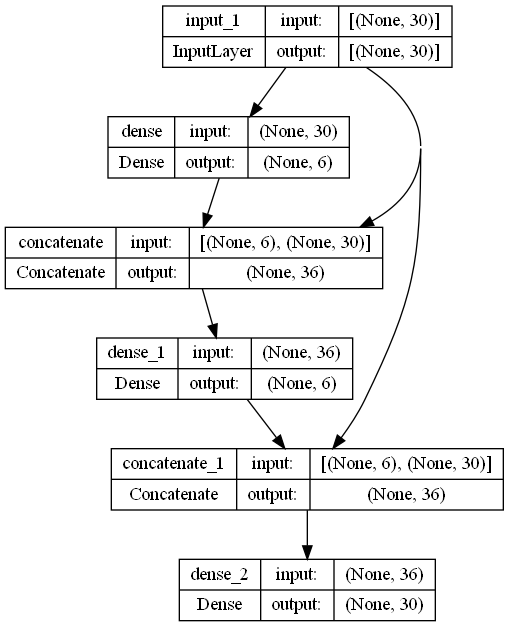

Reproduce this figure in Python.
import numpy as np
import matplotlib.pyplot as plt
import pandas as pd
import tensorflow as tf
import math

tf.random.set_seed(1)

class NNmodel(object):
    def __init__(self, NNArchitecture, flag_ISNN, flag_doubleX):
        self.Architecture = NNArchitecture
        self.num_neuron_input = NNArchitecture[0]
        self.num_neuron_output = NNArchitecture[-1]
        self.num_neuron_hidden = NNArchitecture[1:-1]
        self.num_layer_hidden = len(self.num_neuron_hidden)
        self.flag_ISNN = flag_ISNN
        self.flag_doubleX = flag_doubleX
        if flag_ISNN:
            flag_ISNN = 'non_neg'
        else:
            flag_ISNN = None

        seednumber = 8
        z = [
            tf.keras.Input(shape=(self.num_neuron_input,))
        ]
        for i in range(self.num_layer_hidden):
            if i == 0:
                z += [
                    tf.keras.layers.Dense(self.num_neuron_hidden[i],
                                          kernel_initializer=tf.keras.initializers.glorot_normal(seed=seednumber),
                                          kernel_constraint=flag_ISNN,
                                          use_bias=True,
                                          bias_initializer='zeros',
                                          activation='sigmoid'
                                          )(z[i])
                ]
            else:
                z += [
                    tf.keras.layers.Dense(self.num_neuron_hidden[i],
                                          kernel_initializer=tf.keras.initializers.glorot_normal(seed=seednumber),
                                          kernel_constraint=flag_ISNN,
                                          use_bias=True,
                                          bias_initializer='zeros',
                                          activation='sigmoid'
                                          )(tf.keras.layers.concatenate([z[i], z[0]]))
                ]
        z += [
            tf.keras.layers.Dense(self.num_neuron_output,
                                  kernel_initializer=tf.keras.initializers.ones,
                                  kernel_constraint=flag_ISNN,
                                  use_bias=True,
                                  bias_initializer='zeros',
                                  activation='sigmoid'
                                  )(tf.keras.layers.concatenate([z[self.num_layer_hidden], z[0]]))
        ]
        self.model = tf.keras.Model(z[0], z[-1])
        self.model.summary()
        tf.keras.utils.plot_model(self.model, "NNmodel.png", show_shapes=True)

        self.history = None
        self.label_max = None
        self.label_min = None
        self.w = None
        self.b = None
        self.err_max = None
        self.err_min = None
        self.bs = None
        self.callback = None


    def train(self, data, num_epoch):
        def my_loss_upper(y_true, y_pre):
            loss1 = tf.square(y_true - y_pre) / 2
            loss2 = tf.maximum(y_true - y_pre, 0)
            return loss1 + loss2

        def my_loss_lower(y_true, y_pre):
            loss1 = tf.square(y_true - y_pre) / 2
            loss2 = tf.maximum(y_pre - y_true, 0)
            return loss1 + loss2

        def my_loss_policy(y_true, y_pre):
            err = tf.norm(y_true - y_pre, ord=2)
            loss = tf.square(err)
            return loss

        # data input
        num_x = len(data[1, :]) - self.num_neuron_output
        sample = data[:, 0:num_x]
        label = data[:, num_x:]
        if self.num_neuron_output == 1:
            self.label_max = np.max(label, axis=0)
            self.label_max = [self.label_max[i] if self.label_max[i] != 0 else 1 for i in range(len(label[0,:]))]
            self.label_min = np.min(label, axis=0)
            label_nor = (label - np.tile(self.label_min, (len(label[:,0]),1))) / (np.tile(self.label_max, (len(label[:,0]),1)) - np.tile(self.label_min, (len(label[:,0]),1))) * 1
        else:
            self.label_max = np.ones(self.num_neuron_output)
            self.label_min = np.zeros(self.num_neuron_output)
            label_nor = label

        # train NN
        self.bs = max(1, 2 ** (round(math.log2(len(label))) - 6))
        self.model.compile(optimizer=tf.keras.optimizers.Adam(learning_rate=0.01, decay=0.0001),
                           loss='binary_crossentropy',
                           # loss=my_loss_policy,
                           # loss=my_loss_upper,
                           # loss=my_loss_lower,
                           metrics=[tf.keras.metrics.MAE]  # , tf.keras.metrics.MAPE
                           )
        self.callback = tf.keras.callbacks.EarlyStopping(monitor='loss', patience=200, restore_best_weights=True, verbose=0)
        self.history = self.model.fit(sample if (not self.flag_doubleX) else np.hstack([sample, 1 - sample]), label_nor,
                                 epochs=num_epoch,
                                 batch_size=self.bs,
                                 verbose=1,
                                 validation_split=0.1,
                                 # validation_data=(x_val, y_val)
                                 callbacks=[self.callback]
                                 )
        self.showTraining()
        self.err_max, self.err_min = self.evaluate(sample, label)

        # save NN
        w = []
        b = []
        for i in range(int(len(self.model.weights) / 2)):
            temp = np.transpose(self.model.weights[2 * i].numpy())
            w.append(temp)
            temp = self.model.weights[2 * i + 1].numpy()
            b.append(temp.reshape(-1, 1))
        self.w = w
        self.b = b
        self.save()

        # # check approximation
        # temp = self.w[0] @ sample.T + self.b[0]
        # z = 1 - np.maximum(1 - np.maximum(temp / 5 + 0.5, 0), 0)
        # temp = self.w[1] @ np.vstack([z, sample.T]) + self.b[1]
        # z = 1 - np.maximum(1 - np.maximum(temp / 5 + 0.5, 0), 0)
        # temp = self.w[2] @ np.vstack([z, sample.T]) + self.b[2]
        # # z = 1 - np.maximum(1 - np.maximum(temp / 5 + 0.5, 0), 0)
        # # z = np.array([[np.int_(z[i, j] >= 0.5) for j in range(len(z[0, :]))] for i in range(len(z[:, 0]))])
        # z = temp
        # z = np.array([[np.int_(z[i, j] >= 0) for j in range(len(z[0, :]))] for i in range(len(z[:, 0]))])
        # temp = z.T - label
        # temp = np.int_(temp != 0)
        # print('approximation error of sigmoid:', sum(sum(temp)), '/', len(label[:,0]) * len(label[0,:]))
        return

    def train_continued(self, data, num_epoch):
        # data input
        num_x = len(data[1, :]) - self.num_neuron_output
        sample = data[:, 0:num_x]
        label = data[:, num_x:]
        label_nor = (label - self.label_min) / (self.label_max - self.label_min) * 1

        # train NN
        self.history = self.model.fit(sample if (not self.flag_doubleX) else np.hstack([sample, 1 - sample]), label_nor,
                                 epochs=num_epoch,
                                 batch_size=self.bs,
                                 verbose=0,
                                 validation_split=0.0,
                                 # validation_data=(x_val, y_val)
                                 callbacks=[self.callback]
                                 )
        # self.showTraining()
        # self.err_max, self.err_min = self.evaluate(sample, label)

        # save NN
        w = []
        b = []
        for i in range(int(len(self.model.weights) / 2)):
            temp = np.transpose(self.model.weights[2 * i].numpy())
            w.append(temp)
            temp = self.model.weights[2 * i + 1].numpy()
            b.append(temp.reshape(-1, 1))
        self.w = w
        self.b = b
        # self.save()
        return

    def save(self):
        FileName = 'NNparametersGNN.xlsx' if self.flag_ISNN == False else 'NNparametersISNN.xlsx'
        writer = pd.ExcelWriter(FileName)
        for i in range(int(len(self.model.weights) / 2)):
            wrt = pd.DataFrame(self.w[i])
            wrt.to_excel(writer, 'kernel' + str(i + 1), header=None, index=False)
            wrt = pd.DataFrame(self.b[i])
            wrt.to_excel(writer, 'bias' + str(i + 1), header=None, index=False)
        wrt = pd.DataFrame([self.Architecture, self.label_max, self.label_min, self.err_max, self.err_min])
        wrt.to_excel(writer, 'others', header=None, index=False)
        writer.close()
        # print('successfully export NN parameters as', FileName)
        return

    def showTraining(self):
        num_epoch = len(self.history.history['loss'])
        num_epoch_display = int(0.8 * num_epoch)
        # loss
        plt.figure()
        plt.plot(self.history.history['loss'])
        # plt.plot(history.history['val_loss'])
        plt.ylabel('Model loss')
        plt.xlabel('Epoch')
        # plt.ylim(0, 1e-8)
        plt.ylim(0, self.history.history['loss'][-num_epoch_display])
        plt.legend(['Train_loss', 'Val_loss'])
        plt.show()
        # MAE
        plt.figure()
        plt.plot(self.history.history['mean_absolute_error'])
        # plt.plot(history.history['val_mean_absolute_error'])
        plt.ylabel('MAE')
        plt.xlabel('Epoch')
        plt.ylim(0, self.history.history['mean_absolute_error'][-num_epoch_display])
        plt.legend(['Train_MAE', 'Val_MAE'])
        plt.show()
        return

    def evaluate(self, sample, label):
        phi_pre = self.model.predict(sample if (not self.flag_doubleX) else np.hstack([sample, 1-sample])) * (self.label_max - self.label_min) + self.label_min
        if len(label[0,:]) == 1:
            err = phi_pre - label
            err_max = np.max(err, axis=0)
            err_min = np.min(err, axis=0)
            err_relative = err / label * 100
            temp = np.hstack([phi_pre, label, err, err_relative])
            print('max_abs_error:', np.round(np.max(abs(err[:,0])), 2))
            print('max_relative_error:', np.round(np.max(abs(err_relative[:,0])), 2), '%')
            # absolute_error
            plt.figure()
            plt.boxplot(err[:,0])
            plt.ylabel('absolute_error')
            plt.show()
            # relative_error
            plt.figure()
            plt.boxplot(err_relative[:,0])
            plt.ylabel('relative_error (%)')
            plt.show()
        else:
            phi_pre = np.array([[np.int_(phi_pre[i,j] >= 0.5) for j in range(len(phi_pre[0,:]))] for i in range(len(phi_pre[:,0]))])
            # np.int_(np.round(phi_pre))
            err = np.sum(np.abs(phi_pre - label), axis=1)
            err_max = [np.max(err, axis=0)]
            err_min = [np.min(err, axis=0)]
            print('max_abs_error:', np.round(err_max, 2))
            # absolute_error
            plt.figure()
            plt.boxplot(err)
            plt.ylabel('absolute_error')
            plt.show()
        return err_max, err_min

    def readParameters(self, FileName):
        data = pd.read_excel(io=FileName, sheet_name=None, header=None)
        temp = data['others'].values[0]
        num_layer = sum(1 - np.isnan(data['others'].values[0]))
        self.Architecture = np.int_(temp[0:num_layer])
        self.num_layer_hidden = len(self.Architecture) - 2
        w = []
        b = []
        for i in range(self.num_layer_hidden + 1):
            w += [data['kernel' + str(i + 1)].values]
            b += [data['bias' + str(i + 1)].values]
        self.w = w
        self.b = b
        self.label_max = data['others'].values[1][0:self.num_neuron_output]
        self.label_min = data['others'].values[2][0:self.num_neuron_output]
        self.err_max = data['others'].values[3][0:self.num_neuron_output]
        self.err_min = data['others'].values[4][0:self.num_neuron_output]
        return

    def predict(self, x_temp):
        z = [x_temp]
        for i in range(self.num_layer_hidden + 1):
            if i == 0:
                temp = self.w[i] @ z[i] + self.b[i][:, 0]
                z += [np.maximum(temp, 0)]
            else:
                temp = self.w[i] @ np.hstack([z[i], z[0]]) + self.b[i][:, 0]
                if i != self.num_layer_hidden:
                    z += [np.maximum(temp, 0)]
                # else:
                #     z += [1 / (1 + np.exp(-temp))]
        return np.multiply(z[-1], self.label_max - self.label_min) + self.label_min

class NNmodel_simplified(object):
    def __init__(self):
        z = [
            tf.keras.Input(shape=(1,))
        ]
        z1 = tf.keras.layers.Dense(1,
                                      kernel_initializer=tf.keras.initializers.ones,
                                      kernel_constraint='non_neg',
                                      use_bias=True,
                                      bias_initializer='zeros',
                                      activation='sigmoid'
                                      )(z[0])
        z2 = tf.keras.layers.Dense(1,
                                      kernel_initializer=tf.keras.initializers.ones,
                                      kernel_constraint='non_neg',
                                      use_bias=True,
                                      bias_initializer='zeros',
                                      activation='relu'
                                      )(z[0])
        z += [
            tf.keras.layers.concatenate([z1, z2])
        ]
        z += [
            tf.keras.layers.Dense(1,
                                  kernel_initializer=tf.keras.initializers.ones,
                                  kernel_constraint='non_neg',
                                  use_bias=False
                                  )(z[1])
        ]
        self.model = tf.keras.Model(z[0], z[-1])
        self.model.summary()
        tf.keras.utils.plot_model(self.model, "NNmodel.png", show_shapes=True)

        self.history = None
        self.label_max = None
        self.label_min = None
        self.w = None
        self.b = None
        self.err_max = None
        self.err_min = None
        self.bs = None
        self.callback = None

        self.x0 = 0
        self.y0 = 1
        self.k1 = 1
        self.x1 = 1


    def train(self, data, num_epoch):
        # data input
        num_x = 1
        sample = data[:, 0:1]
        label = data[:, 1:]
        self.label_max = np.max(label, axis=0)
        self.label_min = np.min(label, axis=0)
        label_nor = (label - np.tile(self.label_min, (len(label[:,0]),1))) / (np.tile(self.label_max, (len(label[:,0]),1)) - np.tile(self.label_min, (len(label[:,0]),1))) * 1

        # train NN
        self.bs = max(1, 2 ** (round(math.log2(len(label))) - 6))
        self.model.compile(optimizer=tf.keras.optimizers.Adam(learning_rate=0.001, decay=0.001),
                           loss='mse',
                           metrics=[tf.keras.metrics.MAE]  # , tf.keras.metrics.MAPE
                           )
        self.callback = tf.keras.callbacks.EarlyStopping(monitor='loss', patience=200, restore_best_weights=True, verbose=0)
        self.history = self.model.fit(sample, label_nor,
                                 epochs=num_epoch,
                                 batch_size=self.bs,
                                 verbose=1,
                                 validation_split=0.1,
                                 # validation_data=(x_val, y_val)
                                 callbacks=[self.callback]
                                 )
        self.showTraining()
        self.err_max, self.err_min = self.evaluate(sample, label)

        # save NN
        w = []
        b = []
        for i in range(int(np.ceil(len(self.model.weights) / 2))):
            temp = np.transpose(self.model.weights[2 * i].numpy())
            w.append(temp)
            if 2 * i + 1== len(self.model.weights):
                b.append(np.zeros((1,1)))
            else:
                temp = self.model.weights[2 * i + 1].numpy()
                b.append(temp.reshape(-1, 1))
        self.w = w
        self.b = b
        self.save()

        # check approximation
        temp = self.w[0] @ sample.T + self.b[0]
        z = 1 - np.maximum(1 - np.maximum(temp / 5 + 0.5, 0), 0)
        temp = self.w[1] @ np.vstack([z, sample.T]) + self.b[1]
        z = 1 - np.maximum(1 - np.maximum(temp / 5 + 0.5, 0), 0)
        temp = self.w[2] @ np.vstack([z, sample.T]) + self.b[2]
        # z = 1 - np.maximum(1 - np.maximum(temp / 5 + 0.5, 0), 0)
        # z = np.array([[np.int_(z[i, j] >= 0.5) for j in range(len(z[0, :]))] for i in range(len(z[:, 0]))])
        z = temp
        z = np.array([[np.int_(z[i, j] >= 0) for j in range(len(z[0, :]))] for i in range(len(z[:, 0]))])
        temp = z.T - label
        temp = np.int_(temp != 0)
        print('approximation error of sigmoid:', sum(sum(temp)), '/', len(label[:,0]) * len(label[0,:]))
        return

    def train_continued(self, data, num_epoch):
        # data input
        num_x = len(data[1, :]) - self.num_neuron_output
        sample = data[:, 0:num_x]
        label = data[:, num_x:]
        label_nor = (label - self.label_min) / (self.label_max - self.label_min) * 1

        # train NN
        self.history = self.model.fit(sample if (not self.flag_doubleX) else np.hstack([sample, 1 - sample]), label_nor,
                                 epochs=num_epoch,
                                 batch_size=self.bs,
                                 verbose=0,
                                 validation_split=0.0,
                                 # validation_data=(x_val, y_val)
                                 callbacks=[self.callback]
                                 )
        # self.showTraining()
        # self.err_max, self.err_min = self.evaluate(sample, label)

        # save NN
        w = []
        b = []
        for i in range(int(len(self.model.weights) / 2)):
            temp = np.transpose(self.model.weights[2 * i].numpy())
            w.append(temp)
            temp = self.model.weights[2 * i + 1].numpy()
            b.append(temp.reshape(-1, 1))
        self.w = w
        self.b = b
        # self.save()
        return

    def save(self):
        FileName = 'NNparametersGNN.xlsx' if self.flag_ISNN == False else 'NNparametersISNN.xlsx'
        writer = pd.ExcelWriter(FileName)
        for i in range(int(len(self.model.weights) / 2)):
            wrt = pd.DataFrame(self.w[i])
            wrt.to_excel(writer, 'kernel' + str(i + 1), header=None, index=False)
            wrt = pd.DataFrame(self.b[i])
            wrt.to_excel(writer, 'bias' + str(i + 1), header=None, index=False)
        wrt = pd.DataFrame([self.Architecture, self.label_max, self.label_min, self.err_max, self.err_min])
        wrt.to_excel(writer, 'others', header=None, index=False)
        writer.close()
        # print('successfully export NN parameters as', FileName)
        return

    def showTraining(self):
        num_epoch = len(self.history.history['loss'])
        num_epoch_display = int(0.8 * num_epoch)
        # loss
        plt.figure()
        plt.plot(self.history.history['loss'])
        # plt.plot(history.history['val_loss'])
        plt.ylabel('Model loss')
        plt.xlabel('Epoch')
        # plt.ylim(0, 1e-8)
        plt.ylim(0, self.history.history['loss'][-num_epoch_display])
        plt.legend(['Train_loss', 'Val_loss'])
        plt.show()
        # MAE
        plt.figure()
        plt.plot(self.history.history['mean_absolute_error'])
        # plt.plot(history.history['val_mean_absolute_error'])
        plt.ylabel('MAE')
        plt.xlabel('Epoch')
        plt.ylim(0, self.history.history['mean_absolute_error'][-num_epoch_display])
        plt.legend(['Train_MAE', 'Val_MAE'])
        plt.show()
        return

    def evaluate(self, sample, label):
        phi_pre = self.model.predict(sample) * (self.label_max - self.label_min) + self.label_min
        if len(label[0,:]) == 1:
            err = phi_pre - label
            err_max = np.max(err, axis=0)
            err_min = np.min(err, axis=0)
            err_relative = err / label * 100
            temp = np.hstack([phi_pre, label, err, err_relative])
            print('max_abs_error:', np.round(np.max(abs(err[:,0])), 2))
            print('max_relative_error:', np.round(np.max(abs(err_relative[:,0])), 2), '%')
            # absolute_error
            plt.figure()
            plt.boxplot(err[:,0])
            plt.ylabel('absolute_error')
            plt.show()
            # relative_error
            plt.figure()
            plt.boxplot(err_relative[:,0])
            plt.ylabel('relative_error (%)')
            plt.show()
        else:
            phi_pre = np.array([[np.int_(phi_pre[i,j] >= 0.5) for j in range(len(phi_pre[0,:]))] for i in range(len(phi_pre[:,0]))])
            # np.int_(np.round(phi_pre))
            err = np.sum(np.abs(phi_pre - label), axis=1)
            err_max = [np.max(err, axis=0)]
            err_min = [np.min(err, axis=0)]
            print('max_abs_error:', np.round(err_max, 2))
            # absolute_error
            plt.figure()
            plt.boxplot(err)
            plt.ylabel('absolute_error')
            plt.show()
        return err_max, err_min

    def readParameters(self, FileName):
        data = pd.read_excel(io=FileName, sheet_name=None, header=None)
        temp = data['others'].values[0]
        num_layer = sum(1 - np.isnan(data['others'].values[0]))
        self.Architecture = np.int_(temp[0:num_layer])
        self.num_layer_hidden = len(self.Architecture) - 2
        w = []
        b = []
        for i in range(self.num_layer_hidden + 1):
            w += [data['kernel' + str(i + 1)].values]
            b += [data['bias' + str(i + 1)].values]
        self.w = w
        self.b = b
        self.label_max = data['others'].values[1][0:self.num_neuron_output]
        self.label_min = data['others'].values[2][0:self.num_neuron_output]
        self.err_max = data['others'].values[3][0:self.num_neuron_output]
        self.err_min = data['others'].values[4][0:self.num_neuron_output]
        return

    def predict(self, x_temp):
        z = [x_temp]
        for i in range(self.num_layer_hidden + 1):
            if i == 0:
                temp = self.w[i] @ z[i] + self.b[i][:, 0]
                z += [np.maximum(temp, 0)]
            else:
                temp = self.w[i] @ np.hstack([z[i], z[0]]) + self.b[i][:, 0]
                if i != self.num_layer_hidden:
                    z += [np.maximum(temp, 0)]
                # else:
                #     z += [1 / (1 + np.exp(-temp))]
        return np.multiply(z[-1], self.label_max - self.label_min) + self.label_min


def calculateNumHidden(num_samples, num_layer, num_input, flag_ISNN):
    if flag_ISNN:
        return np.maximum(math.ceil((num_samples/(num_input+1)-1)/num_layer), 1)
    else:
        m = num_layer
        while m*(m+2)/4+(m+1)*(num_input+1) < num_samples:
            m += 1
        return np.maximum(math.ceil(m/num_layer), 1)


def encoder(x):
    num_x = x.shape[0]
    if num_x % 10 != 0:
        print('error number of x')
        return None
    num_seg = num_x // 10
    temp = np.zeros((10, num_x))
    for i in range(10):
        temp[i, i*num_seg:(i+1)*num_seg] = 2**np.array(range(num_seg))
    return temp @ x
